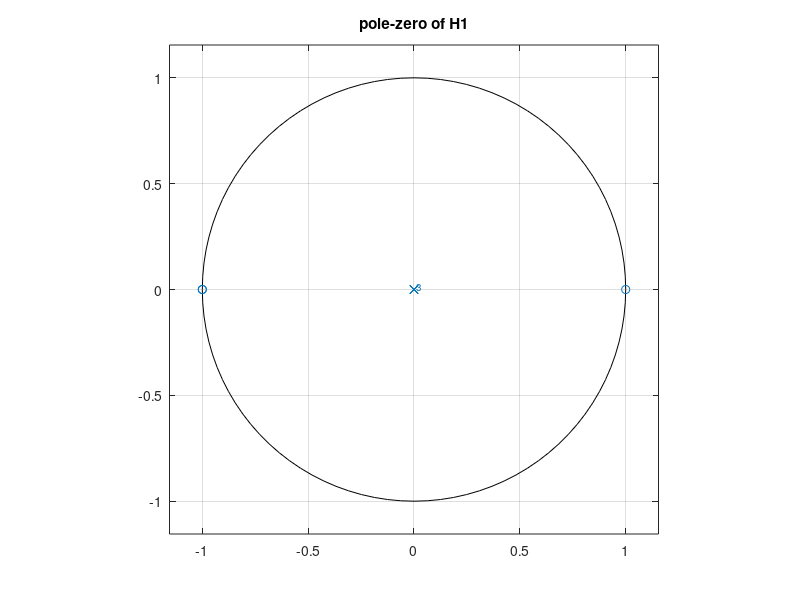

Here is the MATLAB script that generated this plot: (Note: this script raises an error after producing the figure.)
%Prob. 1(a)
w = linspace(-pi, pi, 50);
b1 = [1/4 1/4 -1/4 -1/4];
[h1, w1] = freqz(b1, 1, w);

figure
zplane(b1, 1)
title('pole-zero of H1')

figure
stem(w, abs(h))
title('magnitude of H1')
xlabel('w')
ylabel('|H1|')

%Prob. 1(b)
b2 = [1 0 0 0 -1];
a2 = [1 0 0 0 -0.6561];
[h2, w2] = freqz(b2, a2, w);

figure
zplane(b2, a2)
title('pole-zero of H2')

figure
stem(w, abs(h2))
title('magnitude of H2')
xlabel('w')
ylabel('|H2|')